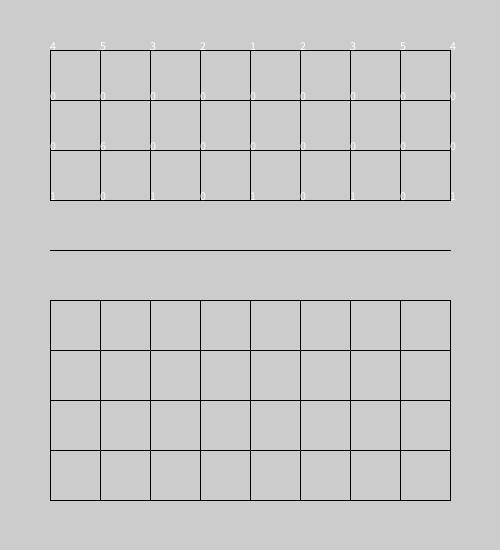
Frame 1 (no input)
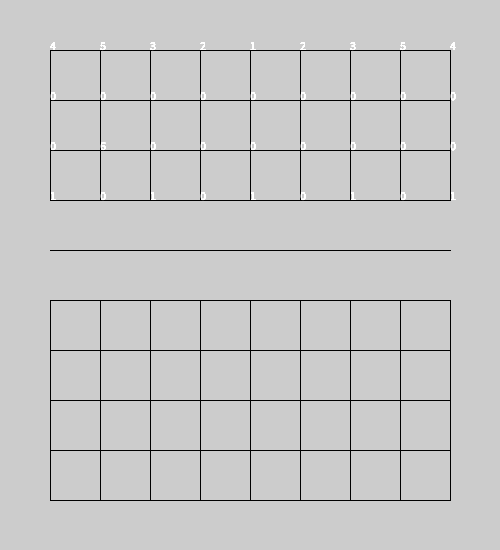
Frame 60 (the mouse pressed at the canvas centre just before this capture)
Frame 120 (the mouse held since frame 60 and released just before this capture): identical to frame 60, image omitted

The Processing sketch that drew these frames (run headless with seeded random() and noise(); from frame 60 on, the mouse is pressed at the canvas centre):

// Processing sketch: week05_2
// ── week05_2.pde
int [][]board={
  {4,5,3,2,1,2,3,5,4},
  {0,0,0,0,0,0,0,0,0},
  {0,6,0,0,0,0,0,0,0},
  {1,0,1,0,1,0,1,0,1},
};//1.將 2.士 3.象 4.車 5.馬 6.包 7.卒
void setup(){
  size(500,550);
}
void draw(){
  for(int x=50;x<=450;x+=50){
    line(x, 50,x,200);
    line(x,300,x,500);
  }
  for(int y=50;y<=500;y+=50){
    line(50,y,450,y);
  }
  for(int i=0;i<4;i++){
    for(int j=0;j<9;j++){
      text(board[i][j],50+j*50,50+i*50);
    }
  }
}
